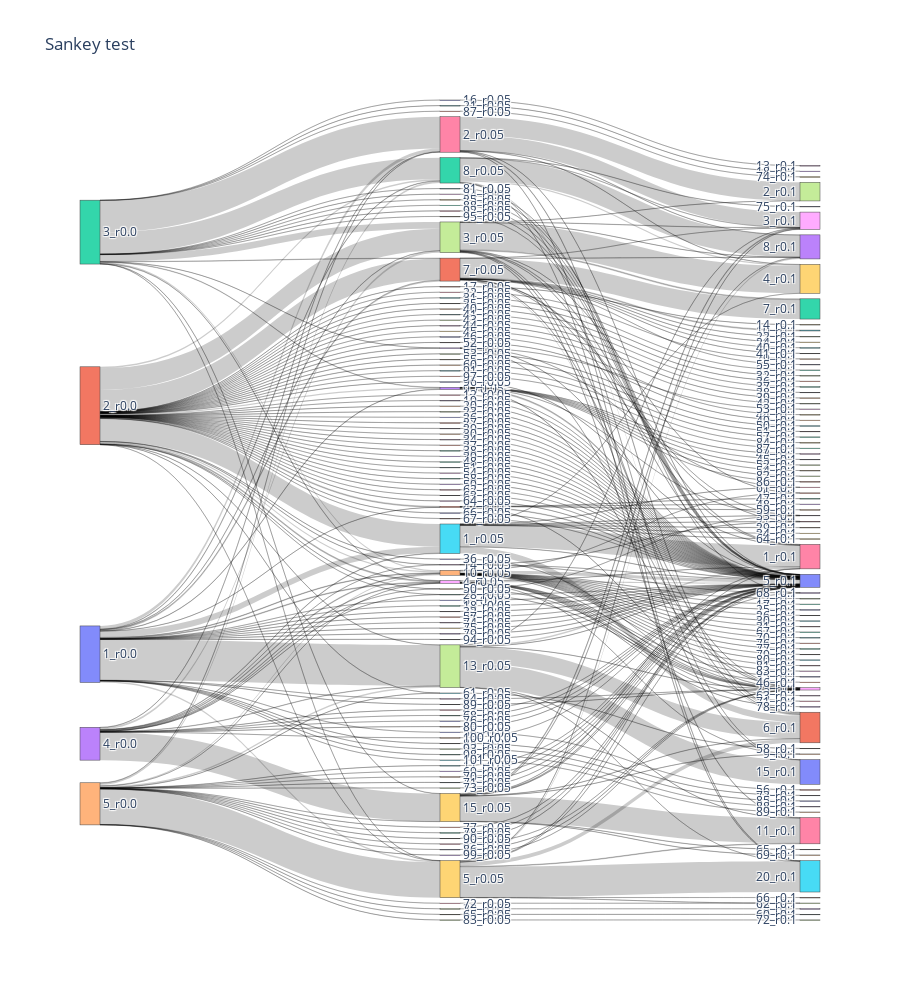

Notebook cell for this chart:
### Code cell
create_Sankey(ovi_HB_chunk,'Sankey test')

### Figure 1 — Plotly figure (JSON) as saved in the notebook; plotly's stock layout.template omitted (floating-point values rounded to 4 significant figures; data arrays with more than 128 entries replaced by an {"elided": "..."} marker saying what was removed)
{"data": [{"link": {"source": {"elided": "350 int values"}, "target": {"elided": "350 int values"}, "value": {"elided": "350 int values"}}, "node": {"label": {"elided": "195 str values"}, "pad": 15, "thickness": 20}, "type": "sankey"}], "layout": {"height": 1000, "title": {"text": "Sankey test"}}}
